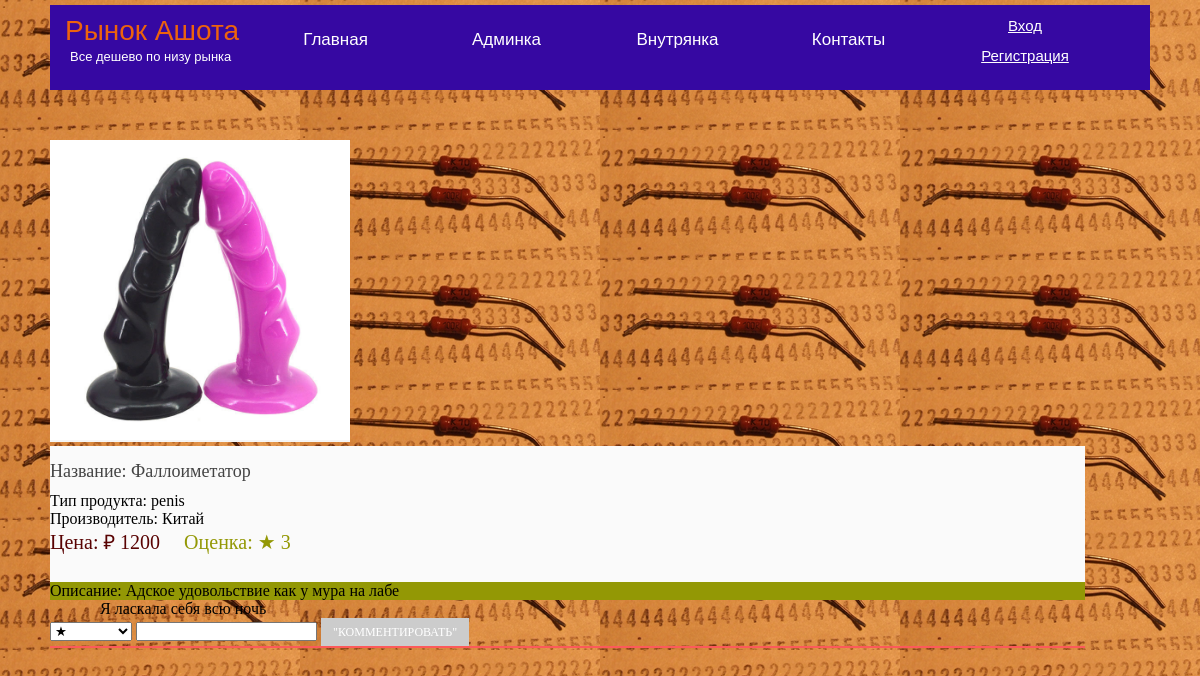
Before: /product/1 with the older database file.
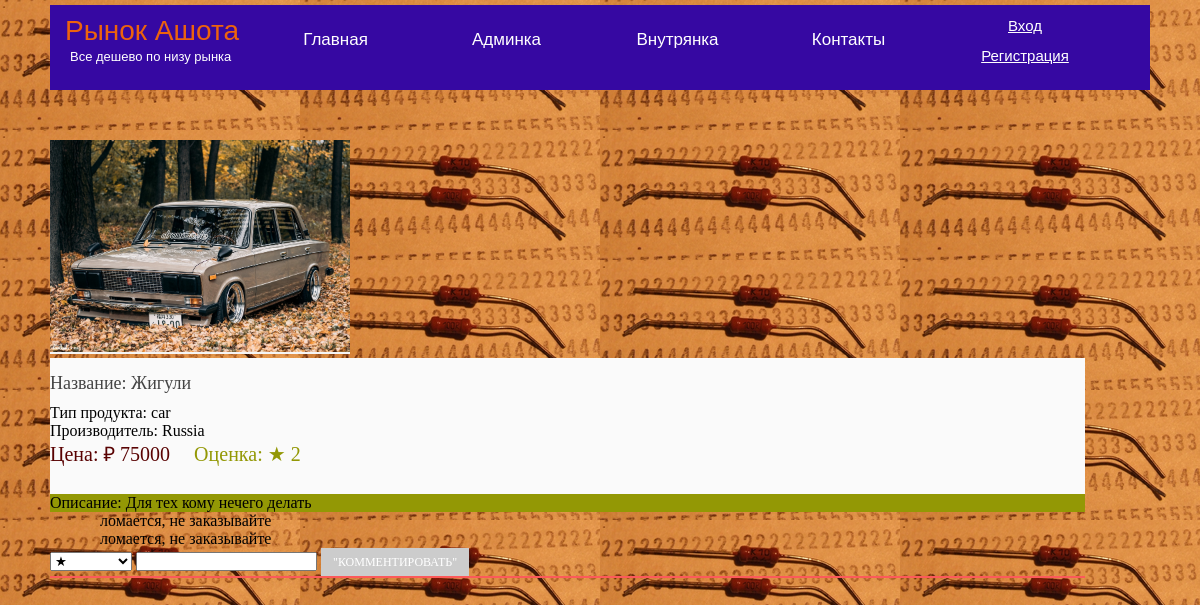
After: the same page with the newer database file.
### tables.py (models this page shows, shortened)
class Card(db.Model):
    id          = db.Column(db.Integer, primary_key=True, autoincrement=True)
    type        = db.Column(db.String(), unique=False)
    name        = db.Column(db.String(), unique=False)
    description = db.Column(db.String(), unique=False)
    manufactor  = db.Column(db.String(), unique=False)
    price       = db.Column(db.Integer,  unique=False)
    photo       = db.Column(db.String(), unique=False)
    comments    = db.Column(db.String(), unique=False)
    marks       = db.Column(db.String(), unique=False)

### app.py (the view, shortened to what this page needs)
@app.route('/product/<id_card>', methods=['GET','POST'])
def product(id_card):
    global role,logg
    img = Card.query.filter_by(id = id_card).first()
    price = img.price
    image = img.photo
    name = img.name
    type = img.type
    description = img.description
    comments = img.comments.split('$$$')
    manufactor = img.manufactor
    mark_arr = img.marks.split()
    sum = 0
    for i in mark_arr:
        sum += int(i)
    if len(mark_arr):
        mark = round(sum/len(mark_arr))
        marks = mark
    else:
        marks = 0
    res = db.engine.execute('SELECT * FROM card WHERE id = {};'.format(id_card))
    global admin
    return render_template("product.html",
                           role = role,
                           edit = False,
                           admin = admin,
                           cypher = res,
                           image = image,
                           price = price,
                           name = name,
                           type = type,
                           manufactor = manufactor,
                           comments = comments,
                           description = description,
                           marks = marks,
                           id_card = id_card,
                           logg=logg)

### templates/product.html (shortened to what this page needs)
{% extends 'base.html' %}
{% block reg %}
    {% if not edit %}
            <div class="product_item_page">
                <img class="photo" src="{{ url_for('static', filename='{}'.format(image)) }}" class="img-fluid">
                <div class="product-list">
                    <h3>Название: {{ name }}</h3>
                    <p>Тип продукта: {{ type }}</p>
                    <p>Производитель: {{ manufactor }}</p>
                    <span class="price_mark">
                            <div id="price">Цена: ₽ {{ price }}</div>
                            <div id="mark">Оценка: &#9733; {{ marks }} </div>
                        </span>
                </div>
                <div class="techik">
                    <p>Описание:
                        {{description}}
                    </p>
                </div>
                <div>
                    {% if not comments == [''] %}
                        <div class="comment">
                            {% for i in comments %}
                                {% if not i == '' %}
                                    <p class="com">{{ i }}</p>
                                {% endif %}
                            {% endfor %}
                        </div>
                    {% endif %}
                    <form method="post">
                        <select name="Data_mark">
                            <option value="1">&#9733;</option>
                        </select>
                        <input type="text" name = "Data_comment">
                        {% if not role %}
                            <a href = "/login" class="button">"Комментировать"</a>
                        {% endif %}
                    </form>
                </div>
            </div>
    {% endif %}
{% endblock %}

### templates/base.html (shortened to what this page needs)
<!DOCTYPE html>
<html lang="en">
<head>
</head>
<body>
    <div id="block-body">
     <header>
       <div class="logo">
        <a href="/">
          <span class="tech">Рынок Ашота</span>
        </a>
       <p>Все дешево по низу рынка</p>
       </div>
       <div class="top-menu">
         <ul>
             <li><a href="/">Главная</a></li>
             <li><a href="/admin">Админка</a></li>
             <li><a href="/table">Внутрянка</a></li>
             <li><a href="#">Контакты</a></li>
         </ul>
       </div>
        {% if not role %}
            <div class="block-top-auth">
                <p><a href="/login">Вход</a></p>
                <p><a href="/register">Регистрация</a></p>
            </div>
        {% endif %}
     </header>
      <div id="block-content">
        {% block reg %}{% endblock %}
      </div>
    </div>
</body>
</html>

### templates/base.html (style rules this page uses)
* { margin: 0; padding: 0; box-sizing: border-box; }
body { background-image: url("images/1.jpg"); }
#block-body { width: 1100px; margin: 5px auto; height: auto; }
header { width: 1100px; height: 85px; background-color: rgb(54, 8, 162); }
#block-content { width: 1035px; height: auto; min-height: 500px; margin-top: 50px; }
.logo { width: 200px; float: left; height: 80px; }
.logo a { display: block; margin-left: 15px; margin-top: 10px; font-family: "Exo2-Bold", sans-serif; font-size: 28px; color: #b2aeb2; text-decoration: none; cursor: pointer; }
.tech { color: #ed630d; }
.logo p { margin-left: 20px; margin-top: 2px; margin-bottom: 5px; font-family: "Exo2-Medium", sans-serif; font-size: 13px; color: white; }
.top-menu { width: 685px; height: 80px; float: left; }
.top-menu ul li { list-style: none; float: left; text-align: center; }
.top-menu ul li a { display: block; width: 171px; text-decoration: none; font-family: "Exo2-Medium", sans-serif; font-size: 17px; color: white; height: 55px; padding-top: 25px; cursor: pointer; }
.block-top-auth { width: 100px; float: left; margin-left: 40px; height: 80px; }
.block-top-auth p { margin-top: 12px; text-align: center; margin-bottom: 8px; }
.block-top-auth a { text-decoration: none; color: white; font-family: "Exo2-Medium", sans-serif; font-size: 15px; text-decoration: underline; cursor: pointer; }
.product_item_page { border-bottom: 2px solid #fc5a5a; }
.product-list { background: #fafafa; padding: 15px 0; }
.product-list h3 { font-size: 18px; font-weight: 400; color: #444444; margin: 0 0 10px 0; }
.price_mark { display: block; }
#price { font-size: 20px; color: #590202; display: inline-block; margin-bottom: 12px; }
#mark { font-size: 20px; color: #939805; display: inline-block; margin-bottom: 12px; margin-left: 20px; }
.button { text-decoration: none; display: inline-block; padding: 0 12px; background: #cccccc; color: white; text-transform: uppercase; font-size: 12px; line-height: 28px; transition: .3s ease-in; }
.photo { width: 300px; margin: 0 auto; border-bottom: 2px solid #F5F5F5; background: white; }
.comment { display: block; }
.com { margin-left: 50px; }
.techik { background-color: #939805; }

Changed rows visible on the page:
changed Card: photo: a different picture; name "Фаллоиметатор" → "Жигули"; type "penis" → "car"; manufactor "Китай" → "Russia"; price "1200" → "75000"; description "Адское удовольствие как у мура на лабе" → "Для тех кому нечего делать"
Other visible differences:
{{ marks }}: "3" → "2"
new list line: "ломается, не заказывайте"
list line gone: "Я ласкала себя всю ночь"
